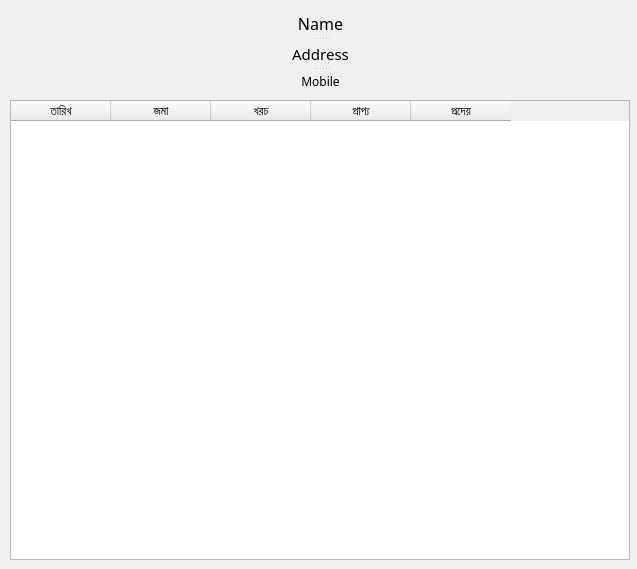
<?xml version="1.0" encoding="UTF-8"?>
<ui version="4.0">
 <class>Form</class>
 <widget class="QWidget" name="Form">
  <property name="geometry">
   <rect>
    <x>0</x>
    <y>0</y>
    <width>637</width>
    <height>569</height>
   </rect>
  </property>
  <property name="font">
   <font>
    <family>SolaimanLipi</family>
   </font>
  </property>
  <property name="windowTitle">
   <string>Ledger</string>
  </property>
  <widget class="QTableWidget" name="tableWidget">
   <property name="geometry">
    <rect>
     <x>10</x>
     <y>100</y>
     <width>620</width>
     <height>460</height>
    </rect>
   </property>
   <property name="sizePolicy">
    <sizepolicy hsizetype="Fixed" vsizetype="Fixed">
     <horstretch>0</horstretch>
     <verstretch>0</verstretch>
    </sizepolicy>
   </property>
   <property name="font">
    <font>
     <family>SolaimanLipi</family>
    </font>
   </property>
   <column>
    <property name="text">
     <string>তারিখ</string>
    </property>
   </column>
   <column>
    <property name="text">
     <string>জমা</string>
    </property>
   </column>
   <column>
    <property name="text">
     <string>খরচ</string>
    </property>
   </column>
   <column>
    <property name="text">
     <string>প্রাপ্য</string>
    </property>
   </column>
   <column>
    <property name="text">
     <string>প্রদেয়</string>
    </property>
   </column>
  </widget>
  <widget class="QSplitter" name="splitter">
   <property name="geometry">
    <rect>
     <x>210</x>
     <y>10</y>
     <width>221</width>
     <height>81</height>
    </rect>
   </property>
   <property name="orientation">
    <enum>Qt::Vertical</enum>
   </property>
   <widget class="QLabel" name="label_Name">
    <property name="font">
     <font>
      <family>SolaimanLipi</family>
      <pointsize>12</pointsize>
      <weight>50</weight>
      <bold>false</bold>
     </font>
    </property>
    <property name="text">
     <string>Name</string>
    </property>
    <property name="alignment">
     <set>Qt::AlignCenter</set>
    </property>
   </widget>
   <widget class="QLabel" name="label_Address">
    <property name="font">
     <font>
      <family>SolaimanLipi</family>
      <pointsize>11</pointsize>
      <weight>50</weight>
      <bold>false</bold>
     </font>
    </property>
    <property name="text">
     <string>Address</string>
    </property>
    <property name="alignment">
     <set>Qt::AlignCenter</set>
    </property>
   </widget>
   <widget class="QLabel" name="label_Mobile">
    <property name="text">
     <string>Mobile</string>
    </property>
    <property name="alignment">
     <set>Qt::AlignCenter</set>
    </property>
   </widget>
  </widget>
 </widget>
 <resources/>
 <connections/>
</ui>
